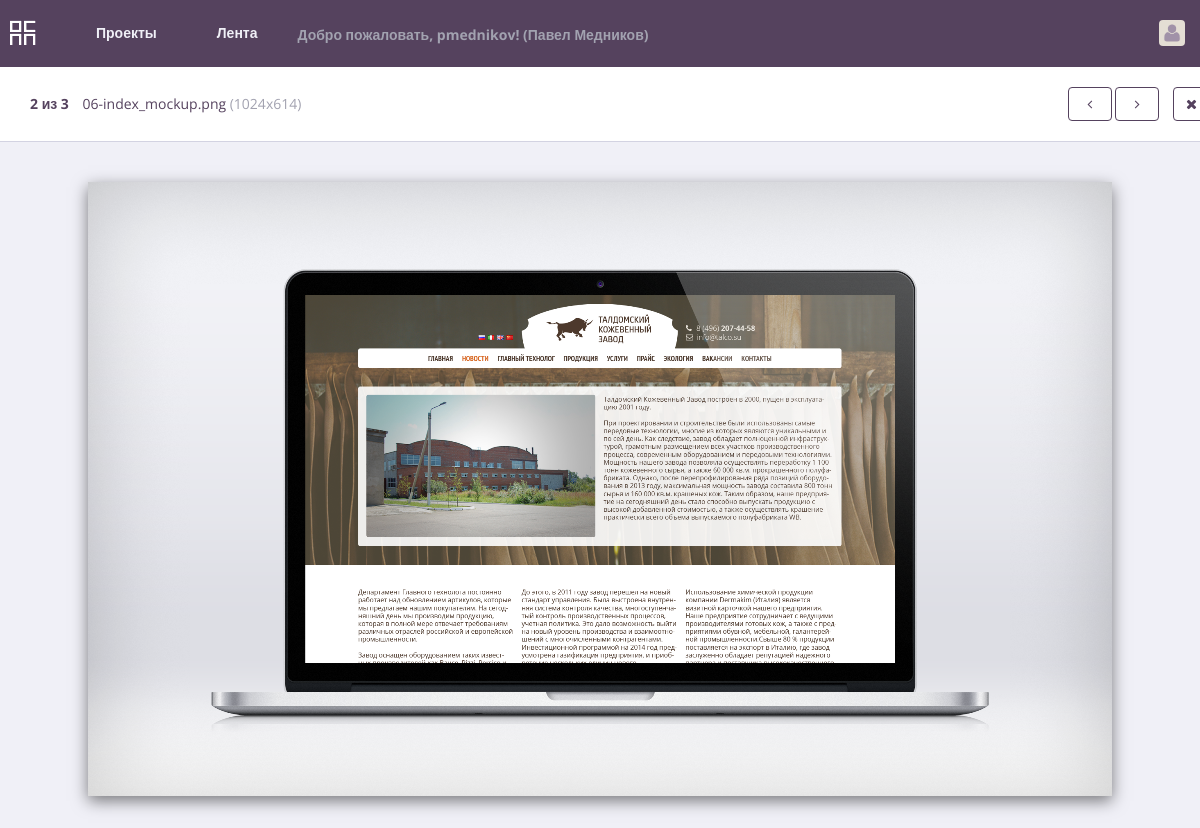
/projects/2/preview/?page=2 (signed in), run on the app's committed database.
### ospp_app/models.py (models this page shows, shortened)
class Project(models.Model):
    class Meta():
        db_table = 'project'
    name = models.CharField(max_length=40)
    description = models.CharField(max_length=200)
    proj_author = models.ForeignKey(User, null=True)
    date_modified = models.DateTimeField(default=datetime.datetime.now)
    date_create = models.DateTimeField(default=datetime.datetime.now)
    archive = models.BooleanField(default=False)

class Image(models.Model):
    class Meta():
        db_table = 'image'
    image = models.ImageField(upload_to=project_directory_path)
    project = models.ForeignKey(Project)

### ospp_app/views.py (the view)
# urls.py: url(r'^projects/(?P<project_id>\d+)/preview/$', views.project_preview, name='project_preview'),
@login_required     #delete this line later
def project_preview(request, project_id):
    project = get_object_or_404(Project, pk=project_id)
    if request.user == project.proj_author:
        project.images = Image.objects.filter(project=project).order_by('image')
        paginator = Paginator(project.images, 1)
        page = request.GET.get('page')
        try:
            project.pages = paginator.page(page)
        except PageNotAnInteger:
            project.pages = paginator.page(1)
        except EmptyPage:
            project.pages = paginator.page(paginator.num_pages)
        return render(request, 'projects_preview.html', {'project': project})
    else:
        return render(request, 'access_denied.html')

### ospp_app/templates/projects_preview.html (shortened to what this page needs)
{% extends "base.html" %}
{% load staticfiles %}
{% block subnavigation %}
<div id="subnav">
  <div class="wrap clearfix">
    <div class="col-8 left project-filename">
      <h6>
        <b>{{project.pages.number}} из {{project.pages.paginator.num_pages}}</b>
        {% for image in project.pages %}
          {{image.image.name|cut:"./"}}
          <span class="text-secondary">({{image.image.width}}x{{image.image.height}})</span>
        {% endfor %}
      </h6>
    </div>
    <div class="col-4 right text-right">
      <a href="{% if project.pages.has_previous %}?page={{project.pages.previous_page_number}}{% endif %}" class="btn" {% if not project.pages.has_previous %}disabled="disabled"{% endif %}><i class="fa fa-angle-left fa-fw"></i></a>
      <a href="{% if project.pages.has_next %}?page={{project.pages.next_page_number}}{% endif %}" class="btn" {% if not project.pages.has_next %}disabled="disabled"{% endif %}><i class="fa fa-angle-right fa-fw"></i></a>
      <a href="{{request.path|cut:'/preview/'}}" class="btn project-back"><i class="fa fa-close"></i></a>
    </div>
  </div>
</div>
{% endblock %}
{% block content %}
<div id="content" class="projects-preview">
  <div class="wrap clearfix">
  {% if project.images %}
    {% for image in project.pages %}
      <div class="col-12 text-center projects-preview-img">
        <img src="{{image.image.url}}" alt="">
      </div>
    {% endfor %}
  {% else %}
    <div class="text-center">
      <h4>В папке проекта нет ни одного файла.</h4>
      <p class="text-secondary">Как только вы добавите файлы в проект, они обязательно появятся здесь.</p>
    </div>
  {% endif %}
  </div>
</div>
{% endblock %}

### ospp_app/templates/base.html (shortened to what this page needs)
{% load staticfiles %}
<!DOCTYPE html>
<html>
<head>
  <link rel="stylesheet" href="{% static 'lib/font-awesome-4.3.0/css/font-awesome.min.css' %}">
  <link rel="stylesheet" href="{% static 'lib/bootstrap/css/bootstrap.min.css' %}" />
  <link rel="stylesheet" href="{% static 'css/style.css' %}" />
</head>
<body>
  <header class="dark-bg">
    <div class="wrap clearfix">
      <div class="col-9 left clearfix">
        <a href="{% url 'projects' %}" id="logo" class="left"><img src="{% static 'img/logo.png' %}" alt=""></a>
        <ul id="menu" class="left clearfix">
          <li><a href="{% url 'projects' %}">Проекты</a></li>
          <li><a href="">Лента</a></li>
          <li class="text-secondary" style="padding:10px 0">Добро пожаловать, {{user.username}}!
        ({{user.first_name}} {{user.last_name}})</li>
        </ul>
      </div>
      <div class="col-3 right clearfix">
        <div id="ava-container" class="right">
          <div id="ava">
            <a href=""><img src="{% static 'img/ava-placeholder.png' %}" alt=""></a>
          </div>
        </div>
      </div>
    </div>
  </header>
  {% block subnavigation %}
  {% endblock %}
  {% block content %}
  {% endblock %}
</body>
</html>

### ospp_app/static/css/style.css (style rules this page uses)
html, body, div, span, applet, object, iframe, h1, h2, h3, h4, h5, h6, h2, h3, h4, h5, h6, p, blockquote, pre, a, abbr, acronym, address, big, cite, code, del, dfn, em, img, ins, kbd, q, s, samp, small, strike, strong, sub, sup, tt, var, b, u, i, center, dl, dt, dd, ol, ul, li, fieldset, form, label, legend, table, caption, tbody, tfoot, thead, tr, th, td, article, aside, canvas, details, embed, figure, figcaption, footer, header, hgroup, menu, nav, output, ruby, section, summary, time, mark, audio, video { margin: 0; padding: 0; border: 0; font-size: 100%; font: inherit; vertical-align: baseline; }
article, aside, details, figcaption, figure, footer, header, hgroup, menu, nav, section { display: block; }
ol, ul { list-style: none; }
img, embed, object, video, iframe { max-width: 100%; }
a, button, textarea { outline: none !important; }
h1, h2, h3, h4, h5, h6 { font-size: 36px; font-weight: 600; line-height: 1.25em; color: #55425e; margin-bottom: 10px; }
h6 { font-size: 16px; font-weight: normal; }
a { font-family: FontAwesome, 'Open Sans', arial, sans-serif; color: #55425e; text-decoration: none; cursor: pointer; }
b, strong { font-weight: bolder; }
i { font-style: italic; }
.left { float: left; }
.right { float: right; }
.clearfix:after { content: "."; display: block; height: 0; clear: both; visibility: hidden; }
.dark-bg { color: #f0f0f7; }
.dark-bg a { color: #f0f0f7; }
.text-center { text-align: center; }
.text-secondary { color: #a2a2b0; }
.wrap { width: 1200px; margin: 0 auto; }
.col-1, .col-2, .col-3, .col-4, .col-5, .col-6, .col-7, .col-8, .col-9, .col-10, .col-11, .col-12 { display: block; margin: 0 10px; width: 80px; }
.col-3 { width: 280px; }
.col-4 { width: 380px; }
.col-8 { width: 780px; }
.col-9 { width: 880px; }
.col-12 { width: 1180px; }
.btn { border: 1px solid #55425e; color: #55425e; background: none; }
html { font-family: 'Open Sans', arial, sans-serif; font-size: 14px; }
body { background: #f0f0f7; }
header { background: #55425e; }
header #logo { margin: 20px 30px 20px 0; }
header #menu { font-weight: 700; margin-top: 15px; }
header #menu li { float: left; margin: 0 10px; }
header #menu li a { display: block; padding: 10px 20px; -webkit-border-radius: 4px; -moz-border-radius: 4px; -ms-border-radius: 4px; border-radius: 4px; -webkit-background-clip: padding-box; -moz-background-clip: padding-box; background-clip: padding-box; }
header #ava-container { position: relative; }
header #ava-container #ava a { display: block; width: 36px; height: 36px; margin-top: 15px; padding: 5px; -webkit-border-radius: 4px 4px 0 0; -moz-border-radius: 4px 4px 0 0; -ms-border-radius: 4px 4px 0 0; border-radius: 4px 4px 0 0; -webkit-background-clip: padding-box; -moz-background-clip: padding-box; background-clip: padding-box; }
header #ava-container #ava a img { -webkit-border-radius: 4px; -moz-border-radius: 4px; -ms-border-radius: 4px; border-radius: 4px; -webkit-background-clip: padding-box; -moz-background-clip: padding-box; background-clip: padding-box; }
#subnav { padding: 20px; background: #fff; border-bottom: 1px solid #d3d3e2; }
#content { padding: 40px 0; }
.project-filename h6 { font-size: 14px; margin-top: 8px; margin-bottom: 0; }
.project-filename h6 b { margin-right: 10px; }
.project-back { margin-left: 10px; }
.projects-preview .projects-preview-img img { -webkit-box-shadow: 0 5px 15px rgba(0, 0, 0, 0.5); box-shadow: 0 5px 15px rgba(0, 0, 0, 0.5); }

### data on the page
Project: pages.number "2", pages.paginator.num_pages "3"
Image: image.name "06-index_mockup.png", image.width "1024", image.height "614", image (picture)

### other printed values
{{ user.username }} "pmednikov"
{{ user.first_name }} "Павел"
{{ user.last_name }} "Медников"
